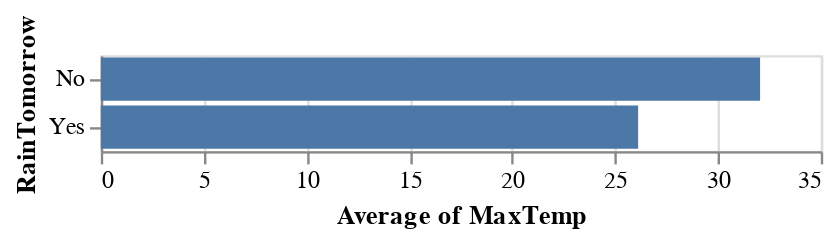

The cell this chart's notebook holds for it:
### Code cell
alt.Chart(data[0:100]).mark_bar().encode(
    alt.X('average(MaxTemp)'),
    alt.Y('RainTomorrow'),
    alt.Tooltip('count()')
)
